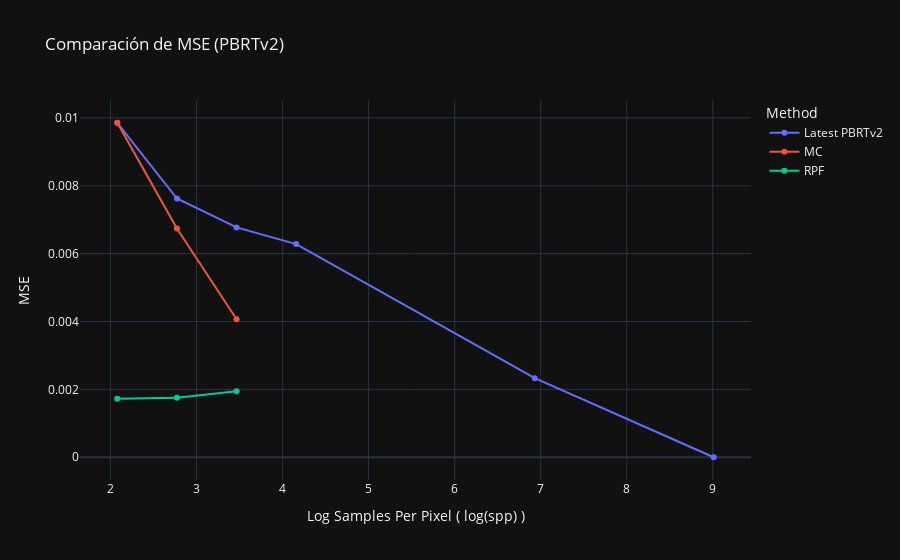

Notebook source saved alongside this figure:
### Code cell
df_input = df[["method", "spp", "MSE"]]
# Only select method="RPF"
#df_input = df_input[df_input["method"] in 
# Apply log scale to spp
df_input["spp"] = np.log(df_input["spp"])
df_melted = df_input.melt(id_vars=["spp", "method"], var_name="metric", value_name="value")
df_melted = df_melted.sort_values(by=["spp", "method"])
fig = px.line(
    df_melted,
    x="spp",
    y="value",
    color="method",
    markers=True,
    labels={"size": "Size", "method": "Method", "value": "MSE", "spp": "Log Samples Per Pixel ( log(spp) )"},
    title="Comparación de MSE (PBRTv2)"
)
fig.update_layout(
  template="plotly_dark",
)
fig.write_image("./imgs/analisis/mse.png")
fig.show()

### Figure 1 — Plotly figure (JSON) as saved in the notebook; plotly's stock layout.template omitted (floating-point values rounded to 4 significant figures)
{"data": [{"hovertemplate": "Method=Latest PBRTv2<br>Log Samples Per Pixel ( log(spp) )=%{x}<br>MSE=%{y}<extra></extra>", "legendgroup": "Latest PBRTv2", "line": {"color": "#636efa", "dash": "solid"}, "marker": {"symbol": "circle"}, "mode": "lines+markers", "name": "Latest PBRTv2", "orientation": "v", "showlegend": true, "type": "scatter", "x": [2.079, 2.773, 3.466, 4.159, 6.931, 9.011], "xaxis": "x", "y": [0.009857, 0.007624, 0.006772, 0.006282, 0.002329, 0], "yaxis": "y"}, {"hovertemplate": "Method=MC<br>Log Samples Per Pixel ( log(spp) )=%{x}<br>MSE=%{y}<extra></extra>", "legendgroup": "MC", "line": {"color": "#EF553B", "dash": "solid"}, "marker": {"symbol": "circle"}, "mode": "lines+markers", "name": "MC", "orientation": "v", "showlegend": true, "type": "scatter", "x": [2.079, 2.773, 3.466], "xaxis": "x", "y": [0.009857, 0.006742, 0.004067], "yaxis": "y"}, {"hovertemplate": "Method=RPF<br>Log Samples Per Pixel ( log(spp) )=%{x}<br>MSE=%{y}<extra></extra>", "legendgroup": "RPF", "line": {"color": "#00cc96", "dash": "solid"}, "marker": {"symbol": "circle"}, "mode": "lines+markers", "name": "RPF", "orientation": "v", "showlegend": true, "type": "scatter", "x": [2.079, 2.773, 3.466], "xaxis": "x", "y": [0.00172, 0.001755, 0.001943], "yaxis": "y"}], "layout": {"legend": {"title": {"text": "Method"}, "tracegroupgap": 0}, "title": {"text": "Comparación de MSE (PBRTv2)"}, "xaxis": {"anchor": "y", "domain": [0, 1], "title": {"text": "Log Samples Per Pixel ( log(spp) )"}}, "yaxis": {"anchor": "x", "domain": [0, 1], "title": {"text": "MSE"}}}}
